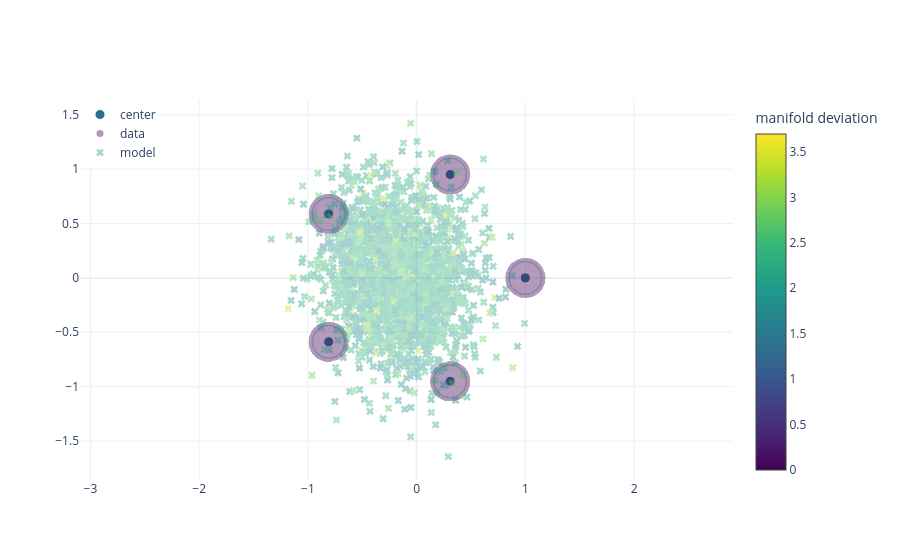

This figure's notebook cell:
### Code cell
set_seed(SEED)
preview_model = config.method_config.get_model()
preview_model.eval()
with torch.no_grad():
    preview_latents = torch.randn(
        int(preview_batch.x_hd.shape[0]),
        *config.method_config.model.latent_shape,
    )
    preview_pushforward = preview_model.decode(y=preview_latents).detach().cpu()

preview_figure = dataset_config.visualize(
    points_by_class={
        "data": preview_batch.x_hd.detach().cpu(),
        "model": preview_pushforward,
    },
)
preview_figure

### Figure 1 — Plotly figure (JSON) as saved in the notebook; plotly's stock layout.template omitted (floating-point values rounded to 4 significant figures; data arrays with more than 128 entries replaced by an {"elided": "..."} marker saying what was removed)
{"data": [{"hoverinfo": "skip", "marker": {"color": "#2D708E", "line": {"color": "#FFFFFF", "width": 1}, "size": 10}, "mode": "markers", "name": "center", "showlegend": true, "type": "scatter", "x": [1, 0.309, -0.809, -0.809, 0.309], "y": [0, 0.9511, 0.5878, -0.5878, -0.9511]}, {"customdata": {"elided": "2048x1 float values"}, "hovertemplate": "class=data<br>x=%{x:.3f}<br>y=%{y:.3f}<br>manifold deviation=%{customdata[0]:.3f}<extra></extra>", "marker": {"cmax": 3.697, "cmin": 0, "color": {"elided": "2048 float values"}, "colorbar": {"title": {"text": "manifold deviation"}}, "colorscale": [[0, "#440154"], [0.1111, "#482878"], [0.2222, "#3e4989"], [0.3333, "#31688e"], [0.4444, "#26828e"], [0.5556, "#1f9e89"], [0.6667, "#35b779"], [0.7778, "#6ece58"], [0.8889, "#b5de2b"], [1, "#fde725"]], "line": {"width": 0}, "showscale": true, "size": 7, "symbol": "circle"}, "mode": "markers", "name": "data", "opacity": 0.4, "showlegend": true, "type": "scatter", "x": {"elided": "2048 float values"}, "y": {"elided": "2048 float values"}}, {"customdata": {"elided": "2048x1 float values"}, "hovertemplate": "class=model<br>x=%{x:.3f}<br>y=%{y:.3f}<br>manifold deviation=%{customdata[0]:.3f}<extra></extra>", "marker": {"cmax": 3.697, "cmin": 0, "color": {"elided": "2048 float values"}, "colorbar": {"title": {"text": "manifold deviation"}}, "colorscale": [[0, "#440154"], [0.1111, "#482878"], [0.2222, "#3e4989"], [0.3333, "#31688e"], [0.4444, "#26828e"], [0.5556, "#1f9e89"], [0.6667, "#35b779"], [0.7778, "#6ece58"], [0.8889, "#b5de2b"], [1, "#fde725"]], "line": {"width": 0}, "showscale": false, "size": 7, "symbol": "x"}, "mode": "markers", "name": "model", "opacity": 0.4, "showlegend": true, "type": "scatter", "x": {"elided": "2048 float values"}, "y": {"elided": "2048 float values"}}], "layout": {"dragmode": "pan", "legend": {"bgcolor": "rgba(255, 255, 255, 0.7)", "x": 0, "xanchor": "left", "y": 1, "yanchor": "top"}, "shapes": [{"line": {"color": "rgba(45, 111, 142, 0.35)", "width": 1.5}, "type": "circle", "x0": 0.85, "x1": 1.15, "xref": "x", "y0": -0.15, "y1": 0.15, "yref": "y"}, {"line": {"color": "rgba(45, 111, 142, 0.35)", "width": 1.5}, "type": "circle", "x0": 0.159, "x1": 0.459, "xref": "x", "y0": 0.8011, "y1": 1.101, "yref": "y"}, {"line": {"color": "rgba(45, 111, 142, 0.35)", "width": 1.5}, "type": "circle", "x0": -0.959, "x1": -0.659, "xref": "x", "y0": 0.4378, "y1": 0.7378, "yref": "y"}, {"line": {"color": "rgba(45, 111, 142, 0.35)", "width": 1.5}, "type": "circle", "x0": -0.959, "x1": -0.659, "xref": "x", "y0": -0.7378, "y1": -0.4378, "yref": "y"}, {"line": {"color": "rgba(45, 111, 142, 0.35)", "width": 1.5}, "type": "circle", "x0": 0.159, "x1": 0.459, "xref": "x", "y0": -1.101, "y1": -0.8011, "yref": "y"}], "title": {}, "xaxis": {"title": {"text": ""}}, "yaxis": {"scaleanchor": "x", "title": {"text": ""}}}}
